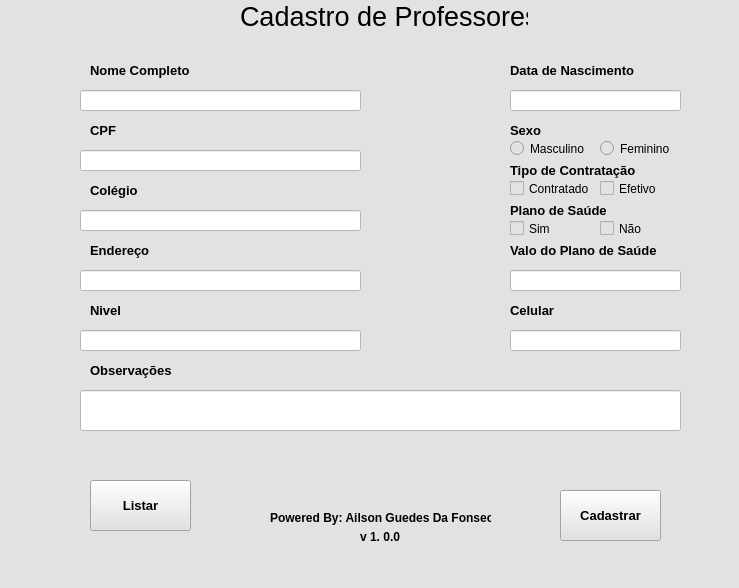
<?xml version="1.0" encoding="UTF-8"?>
<ui version="4.0">
 <class>MainWindow</class>
 <widget class="QMainWindow" name="MainWindow">
  <property name="geometry">
   <rect>
    <x>0</x>
    <y>0</y>
    <width>739</width>
    <height>588</height>
   </rect>
  </property>
  <property name="windowTitle">
   <string>MainWindow</string>
  </property>
  <property name="styleSheet">
   <string notr="true">background-color: rgb(226, 226, 226);</string>
  </property>
  <widget class="QWidget" name="centralwidget">
   <widget class="QLabel" name="label">
    <property name="geometry">
     <rect>
      <x>240</x>
      <y>0</y>
      <width>288</width>
      <height>33</height>
     </rect>
    </property>
    <property name="font">
     <font>
      <pointsize>20</pointsize>
     </font>
    </property>
    <property name="text">
     <string>Cadastro de Professores</string>
    </property>
   </widget>
   <widget class="QPushButton" name="pushButton_1">
    <property name="geometry">
     <rect>
      <x>560</x>
      <y>490</y>
      <width>101</width>
      <height>51</height>
     </rect>
    </property>
    <property name="font">
     <font>
      <pointsize>10</pointsize>
      <weight>75</weight>
      <bold>true</bold>
     </font>
    </property>
    <property name="text">
     <string>Cadastrar</string>
    </property>
   </widget>
   <widget class="QPushButton" name="pushButton_2">
    <property name="geometry">
     <rect>
      <x>90</x>
      <y>480</y>
      <width>101</width>
      <height>51</height>
     </rect>
    </property>
    <property name="font">
     <font>
      <pointsize>10</pointsize>
      <weight>75</weight>
      <bold>true</bold>
     </font>
    </property>
    <property name="text">
     <string>Listar</string>
    </property>
   </widget>
   <widget class="QLineEdit" name="lineEdit_1">
    <property name="geometry">
     <rect>
      <x>80</x>
      <y>90</y>
      <width>281</width>
      <height>21</height>
     </rect>
    </property>
    <property name="styleSheet">
     <string notr="true">background-color: rgb(255, 255, 255);</string>
    </property>
   </widget>
   <widget class="QLabel" name="label_2">
    <property name="geometry">
     <rect>
      <x>90</x>
      <y>60</y>
      <width>101</width>
      <height>21</height>
     </rect>
    </property>
    <property name="font">
     <font>
      <pointsize>10</pointsize>
      <weight>75</weight>
      <bold>true</bold>
     </font>
    </property>
    <property name="text">
     <string>Nome Completo</string>
    </property>
   </widget>
   <widget class="QLineEdit" name="lineEdit_2">
    <property name="geometry">
     <rect>
      <x>80</x>
      <y>150</y>
      <width>281</width>
      <height>21</height>
     </rect>
    </property>
    <property name="styleSheet">
     <string notr="true">background-color: rgb(255, 255, 255);</string>
    </property>
   </widget>
   <widget class="QLabel" name="label_3">
    <property name="geometry">
     <rect>
      <x>510</x>
      <y>60</y>
      <width>131</width>
      <height>21</height>
     </rect>
    </property>
    <property name="font">
     <font>
      <pointsize>10</pointsize>
      <weight>75</weight>
      <bold>true</bold>
     </font>
    </property>
    <property name="text">
     <string>Data de Nascimento</string>
    </property>
   </widget>
   <widget class="QLabel" name="label_4">
    <property name="geometry">
     <rect>
      <x>90</x>
      <y>120</y>
      <width>101</width>
      <height>21</height>
     </rect>
    </property>
    <property name="font">
     <font>
      <pointsize>10</pointsize>
      <weight>75</weight>
      <bold>true</bold>
     </font>
    </property>
    <property name="text">
     <string>CPF</string>
    </property>
   </widget>
   <widget class="QLineEdit" name="lineEdit_3">
    <property name="geometry">
     <rect>
      <x>80</x>
      <y>210</y>
      <width>281</width>
      <height>21</height>
     </rect>
    </property>
    <property name="styleSheet">
     <string notr="true">background-color: rgb(255, 255, 255);</string>
    </property>
   </widget>
   <widget class="QLabel" name="label_5">
    <property name="geometry">
     <rect>
      <x>90</x>
      <y>180</y>
      <width>141</width>
      <height>21</height>
     </rect>
    </property>
    <property name="font">
     <font>
      <pointsize>10</pointsize>
      <weight>75</weight>
      <bold>true</bold>
     </font>
    </property>
    <property name="text">
     <string>Colégio</string>
    </property>
   </widget>
   <widget class="QLabel" name="label_6">
    <property name="geometry">
     <rect>
      <x>510</x>
      <y>120</y>
      <width>131</width>
      <height>21</height>
     </rect>
    </property>
    <property name="font">
     <font>
      <pointsize>10</pointsize>
      <weight>75</weight>
      <bold>true</bold>
     </font>
    </property>
    <property name="text">
     <string>Sexo</string>
    </property>
   </widget>
   <widget class="QRadioButton" name="radioButton_1">
    <property name="geometry">
     <rect>
      <x>510</x>
      <y>140</y>
      <width>82</width>
      <height>17</height>
     </rect>
    </property>
    <property name="text">
     <string>Masculino</string>
    </property>
   </widget>
   <widget class="QRadioButton" name="radioButton_2">
    <property name="geometry">
     <rect>
      <x>600</x>
      <y>140</y>
      <width>82</width>
      <height>17</height>
     </rect>
    </property>
    <property name="text">
     <string>Feminino</string>
    </property>
   </widget>
   <widget class="QLineEdit" name="lineEdit_6">
    <property name="geometry">
     <rect>
      <x>510</x>
      <y>90</y>
      <width>171</width>
      <height>21</height>
     </rect>
    </property>
    <property name="styleSheet">
     <string notr="true">background-color: rgb(255, 255, 255);</string>
    </property>
   </widget>
   <widget class="QLineEdit" name="lineEdit_4">
    <property name="geometry">
     <rect>
      <x>80</x>
      <y>270</y>
      <width>281</width>
      <height>21</height>
     </rect>
    </property>
    <property name="styleSheet">
     <string notr="true">background-color: rgb(255, 255, 255);</string>
    </property>
   </widget>
   <widget class="QLabel" name="label_7">
    <property name="geometry">
     <rect>
      <x>90</x>
      <y>240</y>
      <width>141</width>
      <height>21</height>
     </rect>
    </property>
    <property name="font">
     <font>
      <pointsize>10</pointsize>
      <weight>75</weight>
      <bold>true</bold>
     </font>
    </property>
    <property name="text">
     <string>Endereço </string>
    </property>
   </widget>
   <widget class="QLabel" name="label_8">
    <property name="geometry">
     <rect>
      <x>510</x>
      <y>160</y>
      <width>131</width>
      <height>21</height>
     </rect>
    </property>
    <property name="font">
     <font>
      <pointsize>10</pointsize>
      <weight>75</weight>
      <bold>true</bold>
     </font>
    </property>
    <property name="text">
     <string>Tipo de Contratação</string>
    </property>
   </widget>
   <widget class="QLabel" name="label_9">
    <property name="geometry">
     <rect>
      <x>90</x>
      <y>300</y>
      <width>141</width>
      <height>21</height>
     </rect>
    </property>
    <property name="font">
     <font>
      <pointsize>10</pointsize>
      <weight>75</weight>
      <bold>true</bold>
     </font>
    </property>
    <property name="text">
     <string>Nivel </string>
    </property>
   </widget>
   <widget class="QLineEdit" name="lineEdit_5">
    <property name="geometry">
     <rect>
      <x>80</x>
      <y>330</y>
      <width>281</width>
      <height>21</height>
     </rect>
    </property>
    <property name="styleSheet">
     <string notr="true">background-color: rgb(255, 255, 255);</string>
    </property>
   </widget>
   <widget class="QLabel" name="label_10">
    <property name="geometry">
     <rect>
      <x>510</x>
      <y>200</y>
      <width>131</width>
      <height>21</height>
     </rect>
    </property>
    <property name="font">
     <font>
      <pointsize>10</pointsize>
      <weight>75</weight>
      <bold>true</bold>
     </font>
    </property>
    <property name="text">
     <string>Plano de Saúde</string>
    </property>
   </widget>
   <widget class="QLabel" name="label_11">
    <property name="geometry">
     <rect>
      <x>510</x>
      <y>240</y>
      <width>161</width>
      <height>21</height>
     </rect>
    </property>
    <property name="font">
     <font>
      <pointsize>10</pointsize>
      <weight>75</weight>
      <bold>true</bold>
     </font>
    </property>
    <property name="text">
     <string>Valo do Plano de Saúde</string>
    </property>
   </widget>
   <widget class="QLineEdit" name="lineEdit_7">
    <property name="geometry">
     <rect>
      <x>510</x>
      <y>270</y>
      <width>171</width>
      <height>21</height>
     </rect>
    </property>
    <property name="styleSheet">
     <string notr="true">background-color: rgb(255, 255, 255);</string>
    </property>
   </widget>
   <widget class="QLabel" name="label_12">
    <property name="geometry">
     <rect>
      <x>510</x>
      <y>300</y>
      <width>141</width>
      <height>21</height>
     </rect>
    </property>
    <property name="font">
     <font>
      <pointsize>10</pointsize>
      <weight>75</weight>
      <bold>true</bold>
     </font>
    </property>
    <property name="text">
     <string>Celular</string>
    </property>
   </widget>
   <widget class="QLineEdit" name="lineEdit_8">
    <property name="geometry">
     <rect>
      <x>510</x>
      <y>330</y>
      <width>171</width>
      <height>21</height>
     </rect>
    </property>
    <property name="styleSheet">
     <string notr="true">background-color: rgb(255, 255, 255);</string>
    </property>
   </widget>
   <widget class="QLabel" name="label_13">
    <property name="geometry">
     <rect>
      <x>90</x>
      <y>360</y>
      <width>141</width>
      <height>21</height>
     </rect>
    </property>
    <property name="font">
     <font>
      <pointsize>10</pointsize>
      <weight>75</weight>
      <bold>true</bold>
     </font>
    </property>
    <property name="text">
     <string>Observações</string>
    </property>
   </widget>
   <widget class="QCheckBox" name="checkBox">
    <property name="geometry">
     <rect>
      <x>510</x>
      <y>180</y>
      <width>81</width>
      <height>17</height>
     </rect>
    </property>
    <property name="text">
     <string>Contratado</string>
    </property>
   </widget>
   <widget class="QCheckBox" name="checkBox_2">
    <property name="geometry">
     <rect>
      <x>600</x>
      <y>180</y>
      <width>70</width>
      <height>17</height>
     </rect>
    </property>
    <property name="text">
     <string>Efetivo</string>
    </property>
   </widget>
   <widget class="QCheckBox" name="checkBox_3">
    <property name="geometry">
     <rect>
      <x>510</x>
      <y>220</y>
      <width>70</width>
      <height>17</height>
     </rect>
    </property>
    <property name="text">
     <string>Sim</string>
    </property>
   </widget>
   <widget class="QCheckBox" name="checkBox_4">
    <property name="geometry">
     <rect>
      <x>600</x>
      <y>220</y>
      <width>70</width>
      <height>17</height>
     </rect>
    </property>
    <property name="text">
     <string>Não</string>
    </property>
   </widget>
   <widget class="QLineEdit" name="lineEdit_9">
    <property name="geometry">
     <rect>
      <x>80</x>
      <y>390</y>
      <width>601</width>
      <height>41</height>
     </rect>
    </property>
    <property name="styleSheet">
     <string notr="true">background-color: rgb(255, 255, 255);</string>
    </property>
   </widget>
   <widget class="QLabel" name="label_14">
    <property name="geometry">
     <rect>
      <x>360</x>
      <y>530</y>
      <width>47</width>
      <height>13</height>
     </rect>
    </property>
    <property name="font">
     <font>
      <weight>75</weight>
      <bold>true</bold>
     </font>
    </property>
    <property name="text">
     <string>v 1. 0.0</string>
    </property>
   </widget>
   <widget class="QLabel" name="label_15">
    <property name="geometry">
     <rect>
      <x>270</x>
      <y>510</y>
      <width>221</width>
      <height>16</height>
     </rect>
    </property>
    <property name="font">
     <font>
      <weight>75</weight>
      <bold>true</bold>
     </font>
    </property>
    <property name="text">
     <string>Powered By: Ailson Guedes Da Fonseca</string>
    </property>
   </widget>
  </widget>
  <widget class="QMenuBar" name="menubar">
   <property name="geometry">
    <rect>
     <x>0</x>
     <y>0</y>
     <width>739</width>
     <height>21</height>
    </rect>
   </property>
  </widget>
  <widget class="QStatusBar" name="statusbar"/>
 </widget>
 <resources/>
 <connections/>
</ui>
